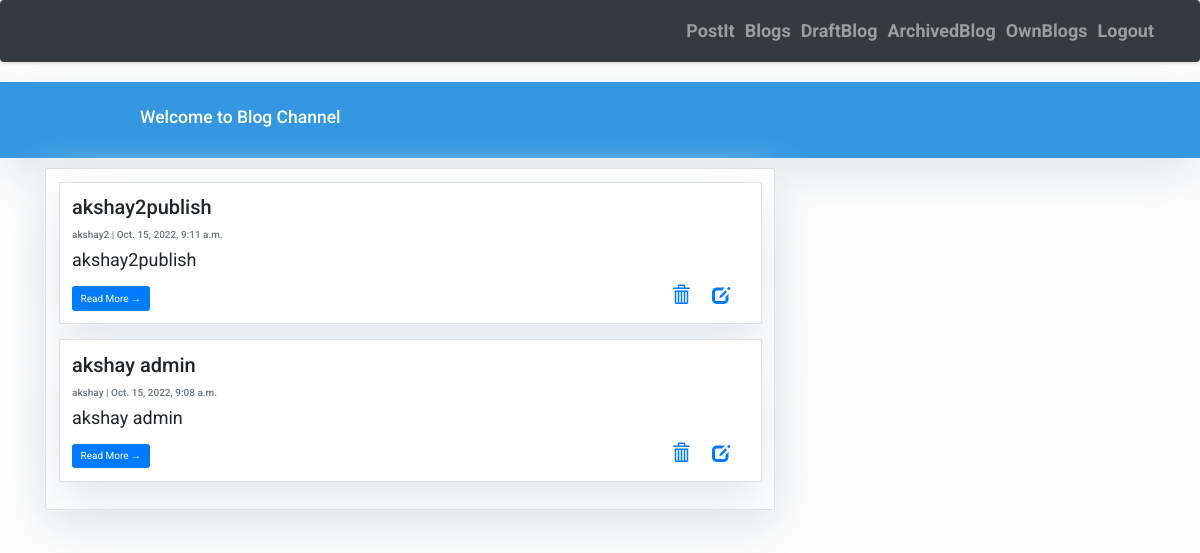
Page /blog/ on the earlier database version.
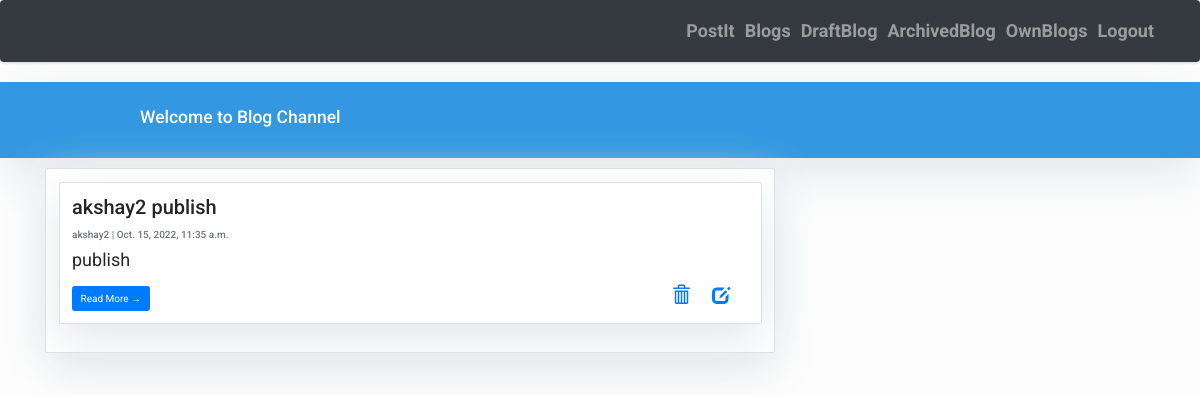
Same page on the later database version.
### blogs/models.py (models this page shows, shortened)
class Post(models.Model):
    title = models.CharField(max_length=200, unique=True)
    author = models.ForeignKey(User, on_delete= models.CASCADE,related_name='blog_posts', null=True)
    updated_on = models.DateTimeField(auto_now= True)
    content = models.TextField()
    created_on = models.DateTimeField(auto_now_add=True)
    status = models.IntegerField(choices=STATUS, default=1)
    class Meta:
        ordering = ['-created_on']

### blogs/views.py (the view)
# urls.py: path('', views.PostList.as_view(),name='blog_list'),
class PostList(View):
    def get(self, request):
        obj = Post.objects.filter(status=1).order_by('-created_on')
        keys = {"post_list": obj}
        return render(request, "post_list.html", keys)

### blogs/templates/post_list.html (shortened to what this page needs)
{% extends "home.html" %}
{% block content %}
<div class="container">
    <div class="row">
        <div class="col-md-8 mt-3 left">
            <div class="card mb-4">
                <div class="card-body">
                {% for post in post_list %}
                <div class="card mb-4">
                    <div class="card-body">
                        <h2 class="card-title">{{ post.title }}</h2>
                        <p class="card-text text-muted h6">{{ post.author }} | {{ post.created_on}} </p>
                        <p class="card-text">{{post.content|slice:":200" }}</p>
                        <a href="{% url 'blog:post_detail' post.id  %}" class="btn btn-primary">Read More &rarr;</a>
                        <div class="right">
                        <a href="{% url 'blog:post_delete' post.id  %}">
                            <span class="glyphicon glyphicon-trash" ></span>
                          </a>&nbsp;&nbsp;&nbsp;
                        <a href="{% url 'blog:post_update' post.id  %}">
                        <span class="glyphicon glyphicon-edit"></span>
                        </a>&nbsp;&nbsp;&nbsp;
                        </div>
                    </div>
                </div>
                {% endfor %}
                </div>
            </div>
        </div>
    </div>
</div>
{%endblock%}

Differences in the rows shown:
no longer on this page (row edited): Post: title "akshay2publish", author "akshay2", created_on "Oct. 15, 2022, 9:11 a.m.", content "akshay2publish"
no longer on this page (row edited): Post: title "akshay admin", author "akshay", created_on "Oct. 15, 2022, 9:08 a.m.", content "akshay admin"
added Post: title "akshay2 publish", author "akshay2", created_on "Oct. 15, 2022, 11:35 a.m.", content "publish"
